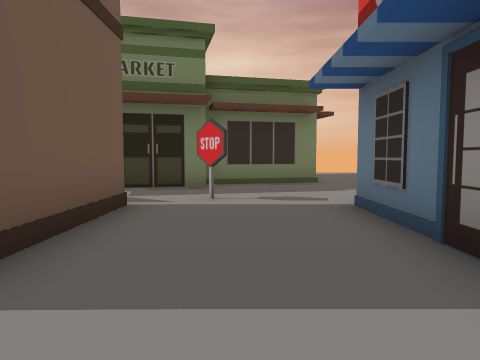
view 1 (above)

14 first-person views from a walk through a Unity game level. The camera is 1.5 m above the floor, tilts 4° down and sees 70° across. The floor is counted in squares, 2 m on a side. Each view is taken from the middle of a square. On the plan, view 1 faces up. The plan holds only what a view shows up to about 11 squares ahead; the rest is blank. The place goes on beyond the plan. The player is left out.

view 2
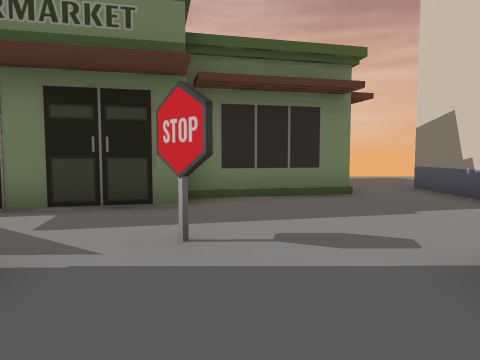

view 3
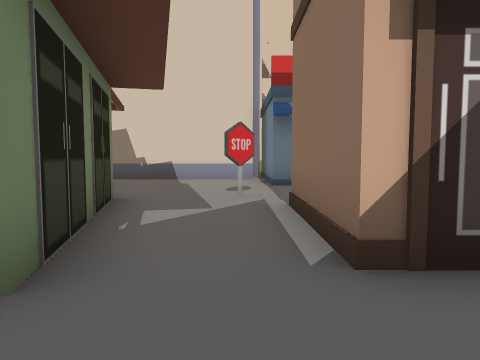

view 4
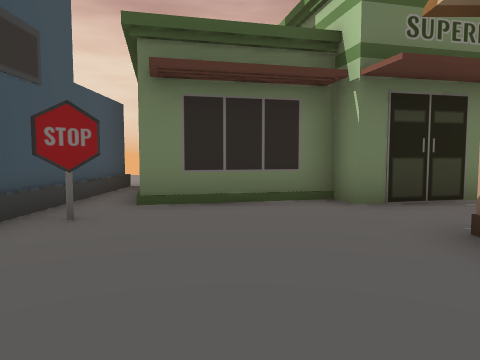

view 5
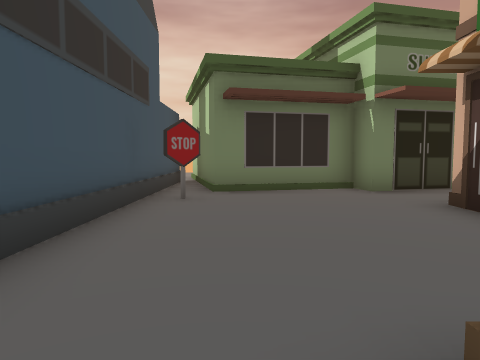

view 6
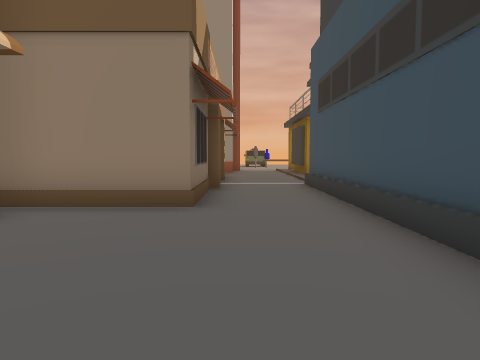

view 7
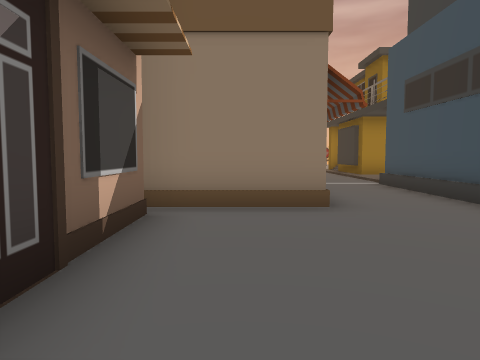

view 8
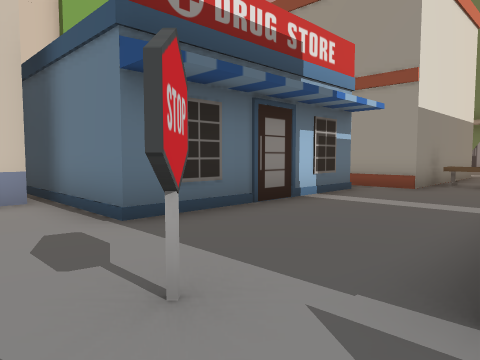

view 9
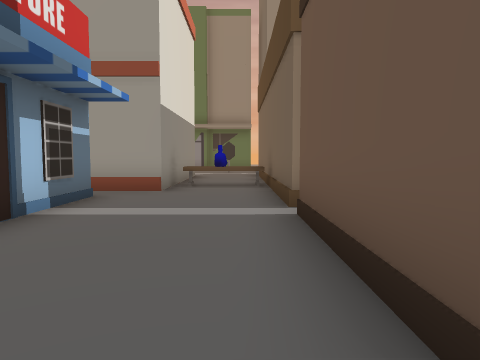

view 10
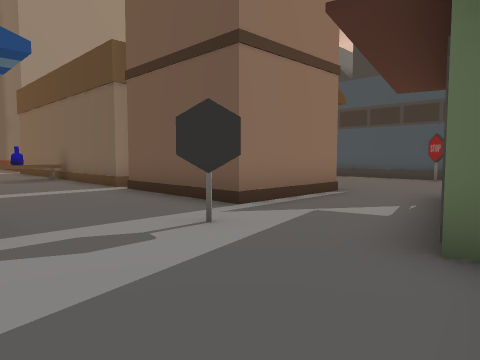

view 11
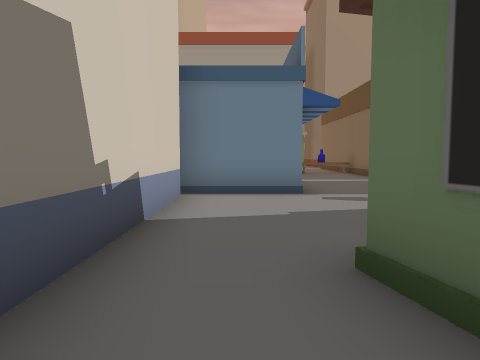

view 12
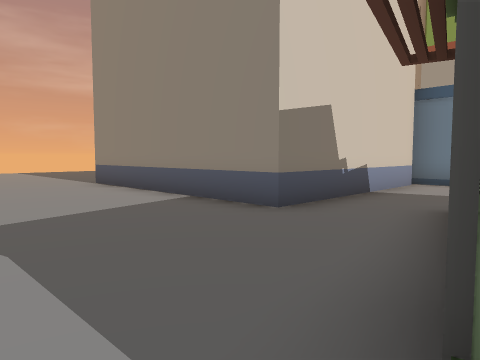

view 13
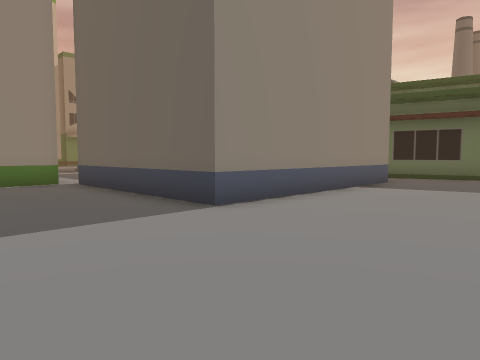

view 14
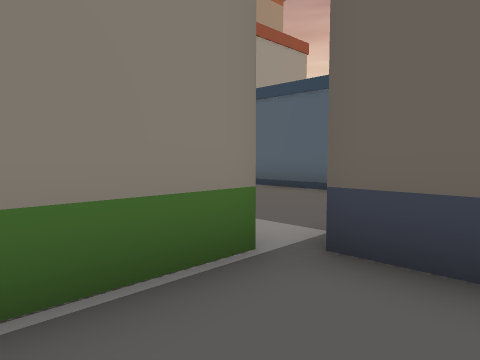

### Floor plan
Key: @ floor where view 1 was taken; # wall or solid block; . floor; / step, stairs or slope; = window, fence, low wall or low ledge; ^ raised ledge; B building; E bench; O other object.
Columns run from 10 left of view 1 to 14 right of it. Each row starts with its distance up from view 1.
 15            ....      ....
 14            B.............
 13            B.............
 12            B.............
 11 .B  B       B.BBBBBBB...
 10 BB  B    BBBB.B     B...
  9 BB  BB   B....B     B...
  8 B.BBBBBBB.....B     B...
  7 B.............B     B...
  6 BO........O...B      B..
  5 B.....###...#####  ..BBB
  4 B.....###...#   #....B
  3 B.....###...#   #...
  2 B.....###...#   #..
  1 B..######...#   #.
  0 B..#    #.@.#
 -1 B..#    #....
 -2 B..#    #..#=
 -3 B..#    #EE^
 -4 /..#    #..#
 -5 /..#    #..#
 -6            #

Where each view was taken, in squares from view 1:
view 1: 0 up, 0 right, facing up
view 2: 3 up, 0 right, facing up
view 3: 6 up, 7 left, facing right
view 4: 2 up, 7 left, facing up
view 5: 0 up, 8 left, facing up
view 6: 6 up, 8 left, facing down
view 7: 6 up, 6 left, facing down
view 8: 7 up, 2 left, facing down-right
view 9: 6 up, 1 left, facing down
view 10: 9 up, 2 right, facing down-left
view 11: 12 up, 3 right, facing down
view 12: 15 up, 1 right, facing down-right
view 13: 15 up, 14 right, facing down-left
view 14: 7 up, 13 right, facing down-left
